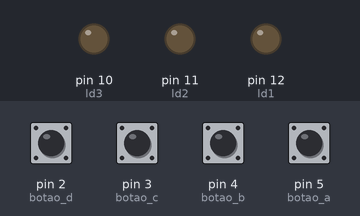
The sketch below on a simulated Arduino Uno, built with avr-gcc and run on an emulated ATmega328P. Shown: output pins drawn as LEDs (lit = HIGH). Inputs (shaded band) come from the test bench; at power-on: pin 2 (botao_d), pin 3 (botao_c), pin 4 (botao_b), pin 5 (botao_a) LOW.

Above: at 1.2 s.
1.3 s: pin 2 (botao_d) pulled HIGH for 0.15 s
At 2.3 s:
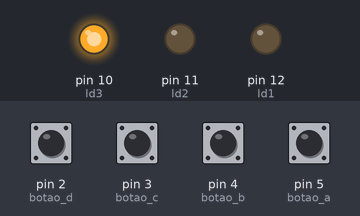
2.9 s: pin 5 (botao_a) pulled HIGH for 0.15 s
At 3.5 s:
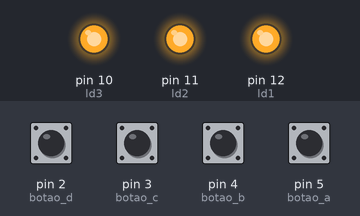
4.5 s: pin 3 (botao_c) pulled HIGH for 0.15 s
At 5.7 s:
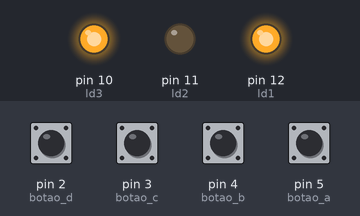
6.1 s: pin 4 (botao_b) pulled HIGH for 0.15 s
At 7.1 s:
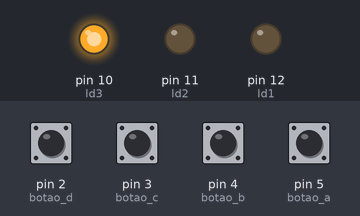
7.7 s: pin 5 (botao_a) pulled HIGH for 1 s
At 8.4 s:
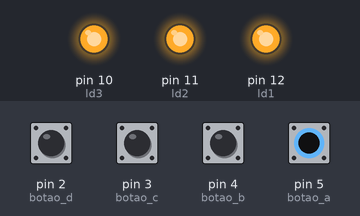
10.2 s: pin 4 (botao_b) pulled HIGH for 1 s
At 11.5 s:
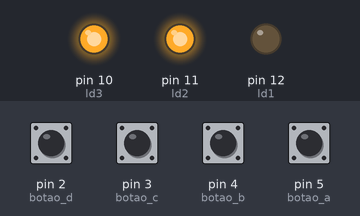
Timing chart, 0 to 13.2 s (numbered marks = the images above; inputs shaded):
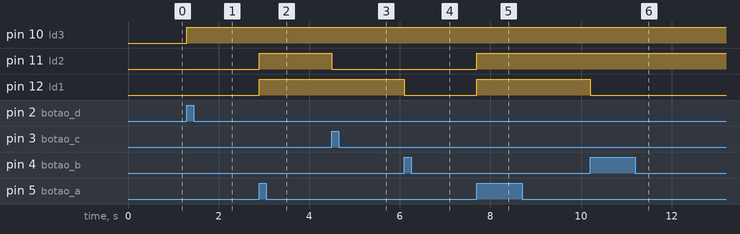

The sketch:

Exerc_cio5.ino
```cpp
const int botao_a = 5;
const int botao_b = 4;
const int botao_c = 3;
const int botao_d = 2; // definindo pinos e constantes
const int ld1 = 12;
const int ld2 = 11;
const int ld3 = 10;

void setup() {
pinMode(botao_a, INPUT);
pinMode(botao_b, INPUT);
pinMode(botao_c, INPUT);// definindo entradas
pinMode(botao_d, INPUT); // definindo saídas
pinMode(ld1, OUTPUT);
pinMode(ld2, OUTPUT);
pinMode(ld3, OUTPUT);
}

void loop() {
bool a = digitalRead(botao_a);
bool b = digitalRead(botao_b);// definindo variaveis locais
bool c = digitalRead(botao_c);
bool d = digitalRead(botao_d);

if (a == 1){
  digitalWrite(ld1,1);
  digitalWrite(ld2,1);// quando o botão_a ligar todos os leds devem ligar.
  digitalWrite(ld3,1);
  }
if (b == 1){
  digitalWrite(ld1,0);// quando o  botão_b ligar o led 1 deve desligar.
  }
if (c == 1){
  digitalWrite(ld2,0);// quando o  botão_c ligar o led 2 deve desligar.
  }
if (d == 1){
  digitalWrite(ld3,1);// quando o  botão_d ligar o led 3 deve desligar.

  }
}
```

Measured:
- after the input at 1.3 s, pin 10 (ld3): LOW → HIGH at once
- after the input at 2.9 s, pin 11 (ld2), pin 12 (ld1): LOW → HIGH at once
- after the input at 4.5 s, pin 11 (ld2): HIGH → LOW at once
- after the input at 6.1 s, pin 12 (ld1): HIGH → LOW at once
- after the input at 7.7 s, pin 11 (ld2), pin 12 (ld1): LOW → HIGH at once
- after the input at 10.2 s, pin 12 (ld1): HIGH → LOW at once
